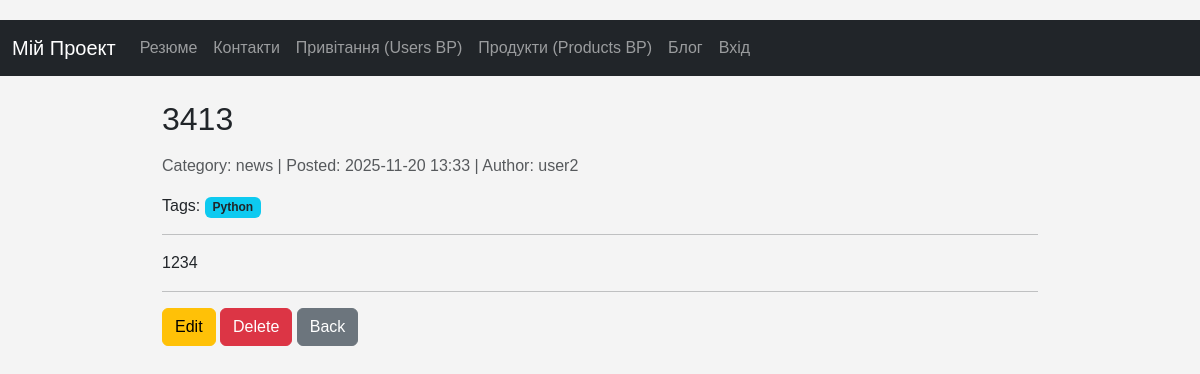
Screenshot of /post/2 with the database file from the repository.
### app/posts/models.py (models this page shows, shortened)
class Post(db.Model):
    __tablename__ = 'posts'
    id: Mapped[int] = mapped_column(Integer, primary_key=True)
    title: Mapped[str] = mapped_column(String(150), nullable=False)
    content: Mapped[str] = mapped_column(Text, nullable=False)
    posted: Mapped[datetime] = mapped_column(DateTime, default=datetime.utcnow)
    category: Mapped[str] = mapped_column(String(50))
    is_active: Mapped[bool] = mapped_column(Boolean, default=True)
    user_id: Mapped[int] = mapped_column(ForeignKey('users.id'), nullable=True)
    user: Mapped["User"] = relationship("User", back_populates="posts")
    tags: Mapped[list["Tag"]] = relationship(secondary=post_tags, back_populates="posts")

class Tag(db.Model):
    __tablename__ = 'tags'
    id: Mapped[int] = mapped_column(Integer, primary_key=True)
    name: Mapped[str] = mapped_column(String(50), unique=True, nullable=False)
    posts: Mapped[list["Post"]] = relationship(secondary=post_tags, back_populates="tags")

### app/users/models.py (models this page shows, shortened)
class User(db.Model):
    __tablename__ = "users"
    id: Mapped[int] = mapped_column(Integer, primary_key=True)
    username: Mapped[str] = mapped_column(String(50), nullable=False, unique=True)
    email: Mapped[str] = mapped_column(String(100), nullable=False, unique=True)
    password: Mapped[str] = mapped_column(String(100), nullable=False)
    posts: Mapped[list["Post"]] = relationship("Post", back_populates="user", cascade="all, delete-orphan")

### app/posts/views.py (the view)
@post_bp.route('/post/<int:id>')
def post_detail(id):
    post = db.session.get(Post, id)
    if not post:
        abort(404)
    return render_template("posts/detail_post.html", post=post)

### app/posts/templates/posts/detail_post.html
{% extends "base.html" %}
{% block content %}
<article>
    <h2 class="mb-3">{{ post.title }}</h2>
    <p class="text-muted">
        Category: {{ post.category }} |
        Posted: {{ post.posted.strftime('%Y-%m-%d %H:%M') }} |
        Author: {{ post.user.username }}
    </p>
    {% if post.tags %}
    <p>
        Tags:
        {% for tag in post.tags %}
            <span class="badge bg-info text-dark">{{ tag.name }}</span>
        {% endfor %}
    </p>
    {% endif %}
    <hr>
    <p>{{ post.content }}</p>
    <hr>
    <div class="mt-3">
        <a href="{{ url_for('posts.update_post', id=post.id) }}" class="btn btn-warning">Edit</a>
        <a href="{{ url_for('posts.delete_post', id=post.id) }}" class="btn btn-danger">Delete</a>
        <a href="{{ url_for('posts.all_posts') }}" class="btn btn-secondary">Back</a>
    </div>
</article>
{% endblock %}

### app/static/css/styles.css (style rules this page uses)
body { font-family: Arial, sans-serif; background-color: #f4f4f4; padding-top: 20px; }

### rows the page displays
Post: title "3413", category "news", posted "2025-11-20 13:33", content "1234"
User: user.username "user2"
Tag: name "Python"
